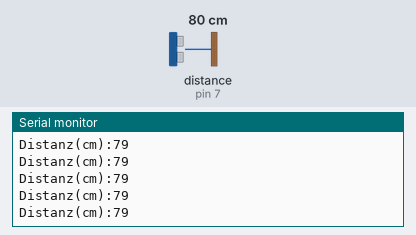
Simulated run of this sketch. Board: Arduino Uno, built with avr-gcc and run on an emulated ATmega328P. Parts: the last lines printed to the serial monitor. Wiring (inferred from the names in the program): ultrasonic range finder: trigger pin 8; echo pin 7. Inputs (shaded band) come from the test bench; at power-on: distance to the obstacle (sensor on pin 7) 80 cm. The echo pulse lasts 58.3 µs per cm.

Above: at 1.2 s.
1.3 s: distance to the obstacle (sensor on pin 7) set to 2 cm
At 1.38 s:
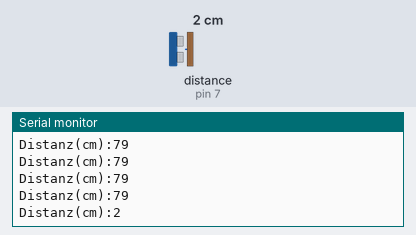
4.3 s: distance to the obstacle (sensor on pin 7) set to 4 cm
At 4.3 s:
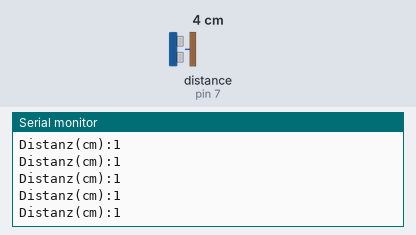
5.8 s: distance to the obstacle (sensor on pin 7) set to 35 cm
At 5.81 s:
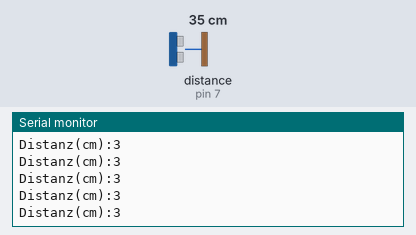
8.8 s: distance to the obstacle (sensor on pin 7) set to 250 cm
At 8.9 s:
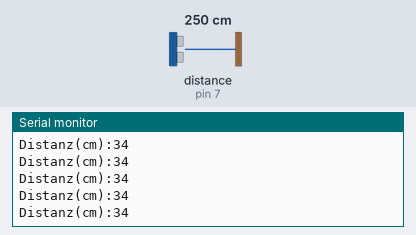
Timing chart, 0 to 11.8 s (numbered marks = the images above; inputs shaded):
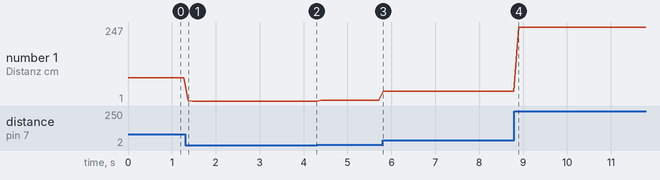

The sketch:

main.ino
```cpp
int trig = 8;
int echo = 7;
int distanz, dauer;

void setup() {
  // put your setup code here, to run once:
  pinMode(trig, OUTPUT);
  pinMode(echo, INPUT);
  Serial.begin(9600);
}

void loop() {
  // put your main code here, to run repeatedly:
  // trigger
  digitalWrite(trig,0);
  delayMicroseconds(2);
  digitalWrite(trig,1);
  delayMicroseconds(5);
  digitalWrite(trig,0);
  // calculating
  dauer = pulseIn(echo, HIGH);
  distanz = int(dauer/2/29.412);
  // display
  Serial.print("Distanz(cm):");
  Serial.println(distanz); // println
  delay(100);
}
```

Measured:
- after the input at 1.3 s, the serial monitor: prints a new line after 0.07 s (image 1)
- plotted number 1: 79 → 1 after the input at 1.3 s, 1 → 3 after the input at 4.3 s, 3 → 34 after the input at 5.8 s, 34 → 247 after the input at 8.8 s
